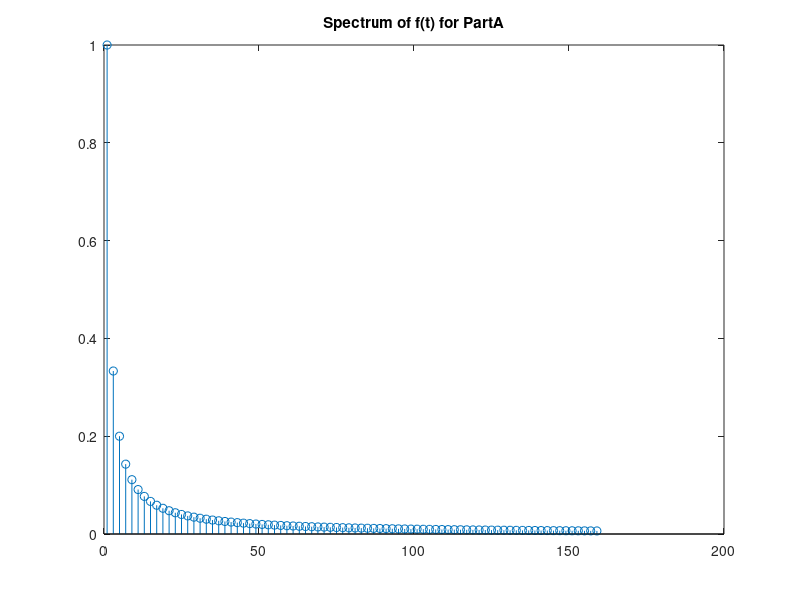
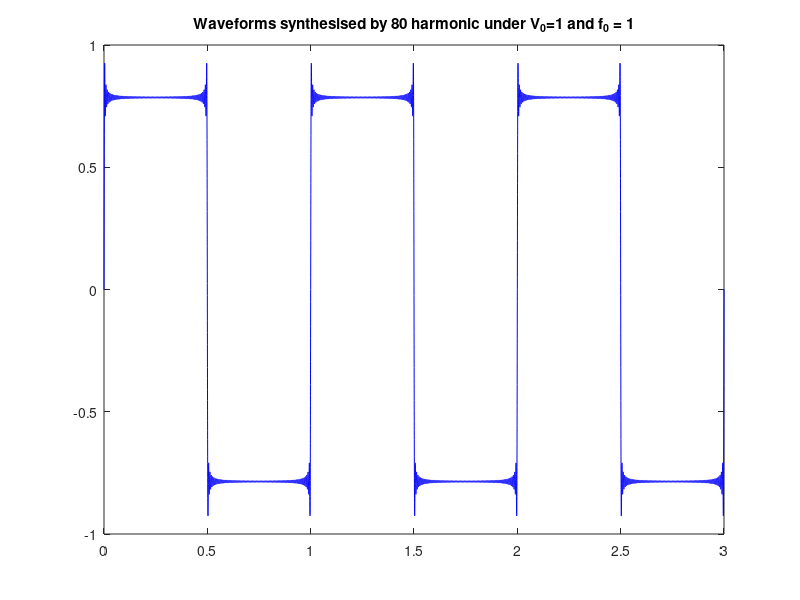

Write MATLAB code to recreate these figures, in order.
clear all;
f0=1;
omega = 2*pi*f0;
T = 2*pi/omega;

t = linspace(0, T, 10000);
V0 = 1;

max_harmonics = 80;
a = zeros(1, max_harmonics);
b = zeros(1, max_harmonics);
synth_triang = zeros(size(t));
for n = 1:max_harmonics
    b(n)=1/(2*n-1);
    synth_triang = synth_triang + V0 * b(n)*sin((2*n-1)*omega*t);
end
figure
c = zeros(1,max_harmonics)
c = sqrt(a.^2+b.^2);
f = linspace(f0,(2*max_harmonics-1)*f0,max_harmonics);
stem(f,c);
title('Spectrum of f(t) for PartA');

figure
t = linspace(0, 3*T, 3*10000);
synth_triang = repmat(synth_triang, 1, 3);
plot(t, synth_triang, 'b');
title(['Waveforms synthesised by ' ,num2str(max_harmonics), ' harmonic under V_{0}=1 and f_{0} = 1']);
